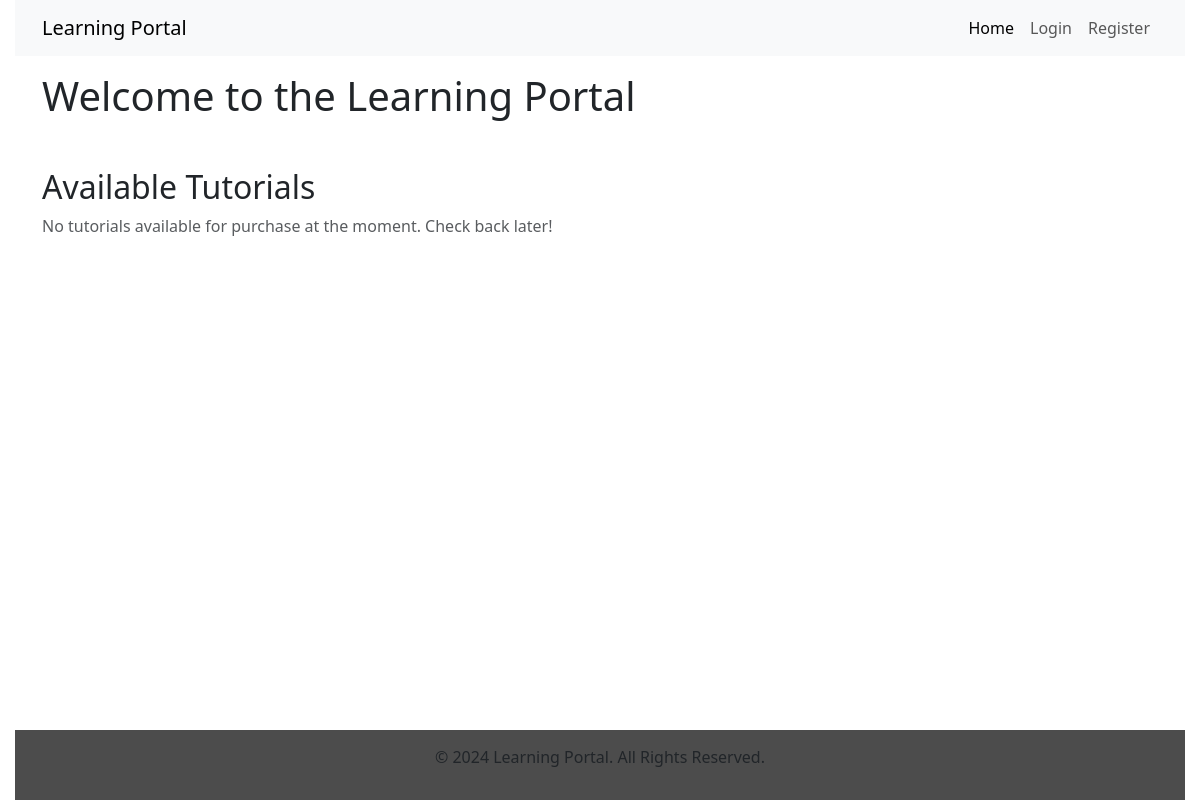
Before: / with the older database file.
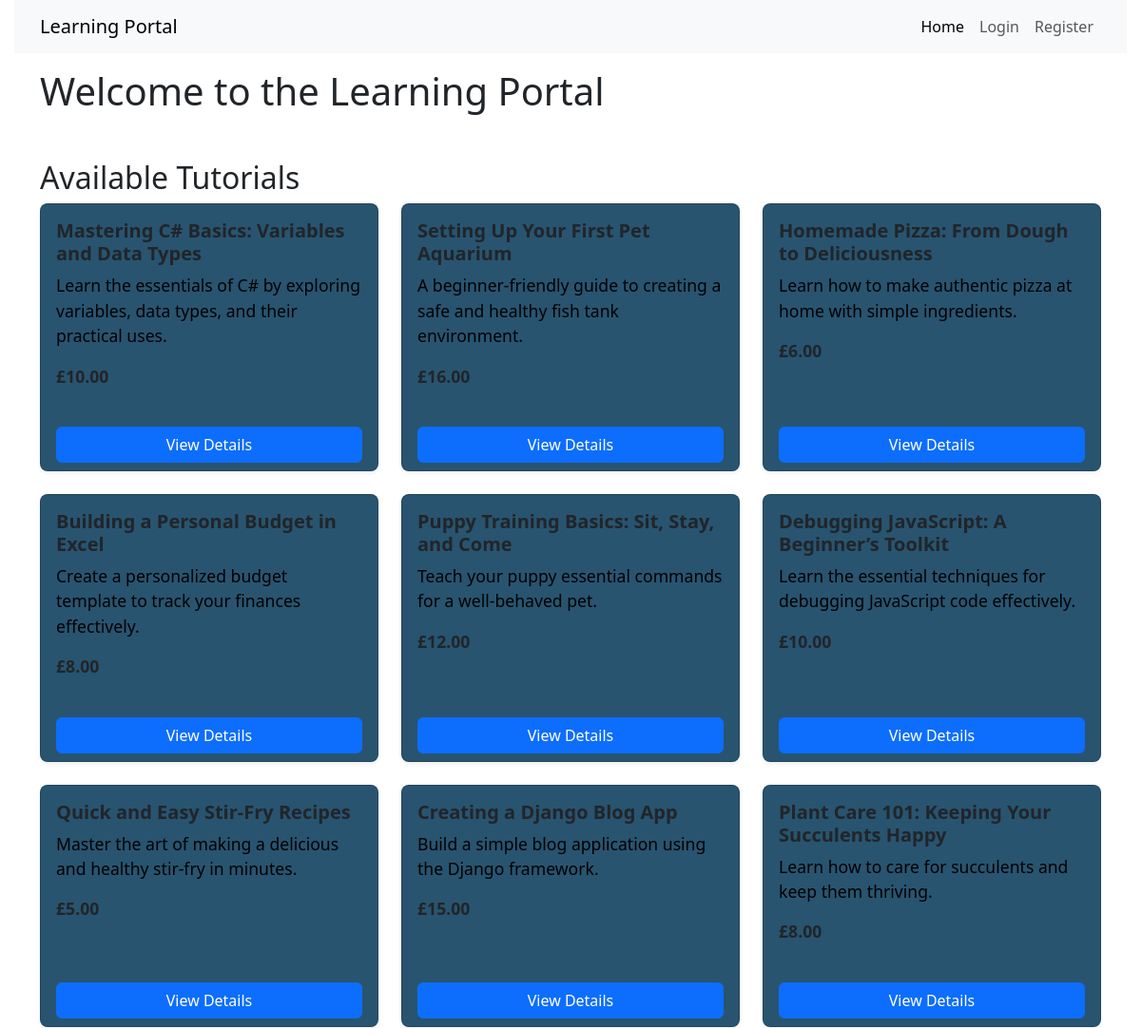
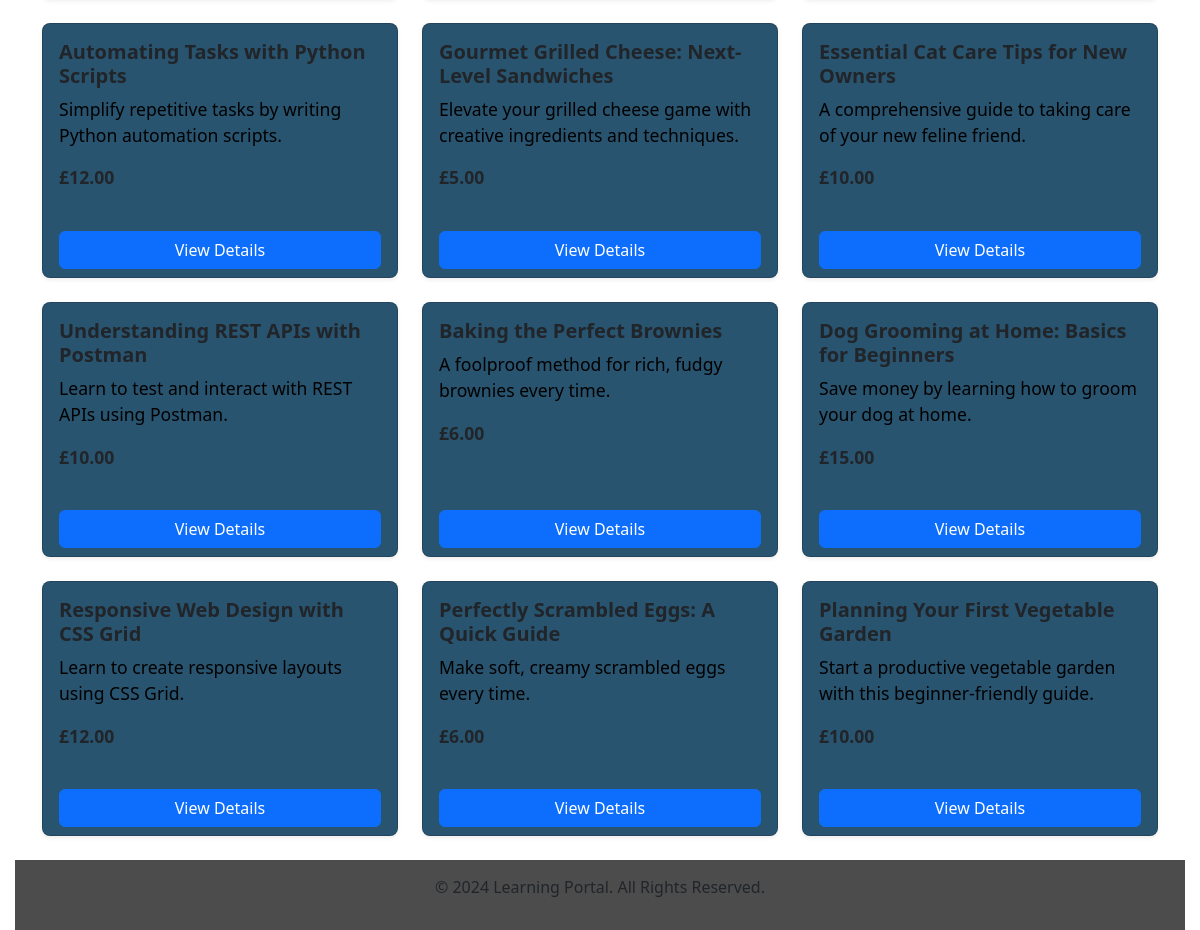
After: the same page with the newer database file (2 pictures, top to bottom).
### main/models.py (models this page shows, shortened)
class Tutorial(models.Model):
    title = models.CharField(max_length=200)
    description = models.TextField()
    content = models.TextField()
    price = models.DecimalField(max_digits=6, decimal_places=2)
    created_at = models.DateTimeField(auto_now_add=True)
    purchased = models.BooleanField(default=False)  # New field

### main/views.py (the view)
# urls.py: path('', views.home, name='home'),
def home(request):
    available_tutorials = Tutorial.objects.filter(purchased=False)
    purchased_tutorials = []
    if request.user.is_authenticated:
        purchased_tutorials = Tutorial.objects.filter(purchased=True)
    return render(request, 'main/home.html', {
        'available_tutorials': available_tutorials,
        'purchased_tutorials': purchased_tutorials,
    })

### main/templatetags/custom_filters.py (called while the page is built)
@register.filter
def currency(value):
    return "£{:,.2f}".format(value)

### main/templates/main/home.html (shortened to what this page needs)
{% extends 'main/base.html' %}
{% load custom_filters %}
{% block content %}
    <h1 class="mt-3">Welcome to the Learning Portal</h1>
    <h2 class="mt-5">Available Tutorials</h2>
    <div class="row">
        {% for tutorial in available_tutorials %}
            <div class="col-md-4 mb-4">
                <div class="card h-100 shadow-sm d-flex flex-column">
                    <div class="card-body flex-grow-1">
                        <h5 class="card-title">{{ tutorial.title }}</h5>
                        <p class="card-text">{{ tutorial.description|truncatewords:15 }}</p>
                        <p class="fw-bold">{{ tutorial.price|currency }}</p>
                    </div>
                    <div class="card-footer bg-transparent border-top-0 mt-auto">
                        <a href="{% url 'tutorial_detail' tutorial.pk %}" class="btn btn-primary w-100">View Details</a>
                    </div>
                </div>
            </div>
        {% empty %}
            <p class="text-muted">No tutorials available for purchase at the moment. Check back later!</p>
        {% endfor %}
    </div>
{% endblock %}

Changed rows visible on the page:
added Tutorial: title "Mastering C# Basics: Variables and Data Types", description "Learn the essentials of C# by exploring variables, data types, and their practical uses.", price "£10.00"
added Tutorial: title "Setting Up Your First Pet Aquarium", description "A beginner-friendly guide to creating a safe and healthy fish tank environment.", price "£16.00"
added Tutorial: title "Homemade Pizza: From Dough to Deliciousness", description "Learn how to make authentic pizza at home with simple ingredients.", price "£6.00"
added Tutorial: title "Building a Personal Budget in Excel", description "Create a personalized budget template to track your finances effectively.", price "£8.00"
added Tutorial: title "Puppy Training Basics: Sit, Stay, and Come", description "Teach your puppy essential commands for a well-behaved pet.", price "£12.00"
added Tutorial: title "Debugging JavaScript: A Beginner’s Toolkit", description "Learn the essential techniques for debugging JavaScript code effectively.", price "£10.00"
added Tutorial: title "Quick and Easy Stir-Fry Recipes", description "Master the art of making a delicious and healthy stir-fry in minutes.", price "£5.00"
added Tutorial: title "Creating a Django Blog App", description "Build a simple blog application using the Django framework.", price "£15.00"
added Tutorial: title "Plant Care 101: Keeping Your Succulents Happy", description "Learn how to care for succulents and keep them thriving.", price "£8.00"
added Tutorial: title "Automating Tasks with Python Scripts", description "Simplify repetitive tasks by writing Python automation scripts.", price "£12.00"
added Tutorial: title "Gourmet Grilled Cheese: Next-Level Sandwiches", description "Elevate your grilled cheese game with creative ingredients and techniques.", price "£5.00"
added Tutorial: title "Essential Cat Care Tips for New Owners", description "A comprehensive guide to taking care of your new feline friend.", price "£10.00"
added Tutorial: title "Understanding REST APIs with Postman", description "Learn to test and interact with REST APIs using Postman.", price "£10.00"
added Tutorial: title "Baking the Perfect Brownies", description "A foolproof method for rich, fudgy brownies every time.", price "£6.00"
added Tutorial: title "Dog Grooming at Home: Basics for Beginners", description "Save money by learning how to groom your dog at home.", price "£15.00"
added Tutorial: title "Responsive Web Design with CSS Grid", description "Learn to create responsive layouts using CSS Grid.", price "£12.00"
added Tutorial: title "Perfectly Scrambled Eggs: A Quick Guide", description "Make soft, creamy scrambled eggs every time.", price "£6.00"
added Tutorial: title "Planning Your First Vegetable Garden", description "Start a productive vegetable garden with this beginner-friendly guide.", price "£10.00"
Other visible differences:
text no longer shown: "No tutorials available for purchase at the moment. Check back later!"
